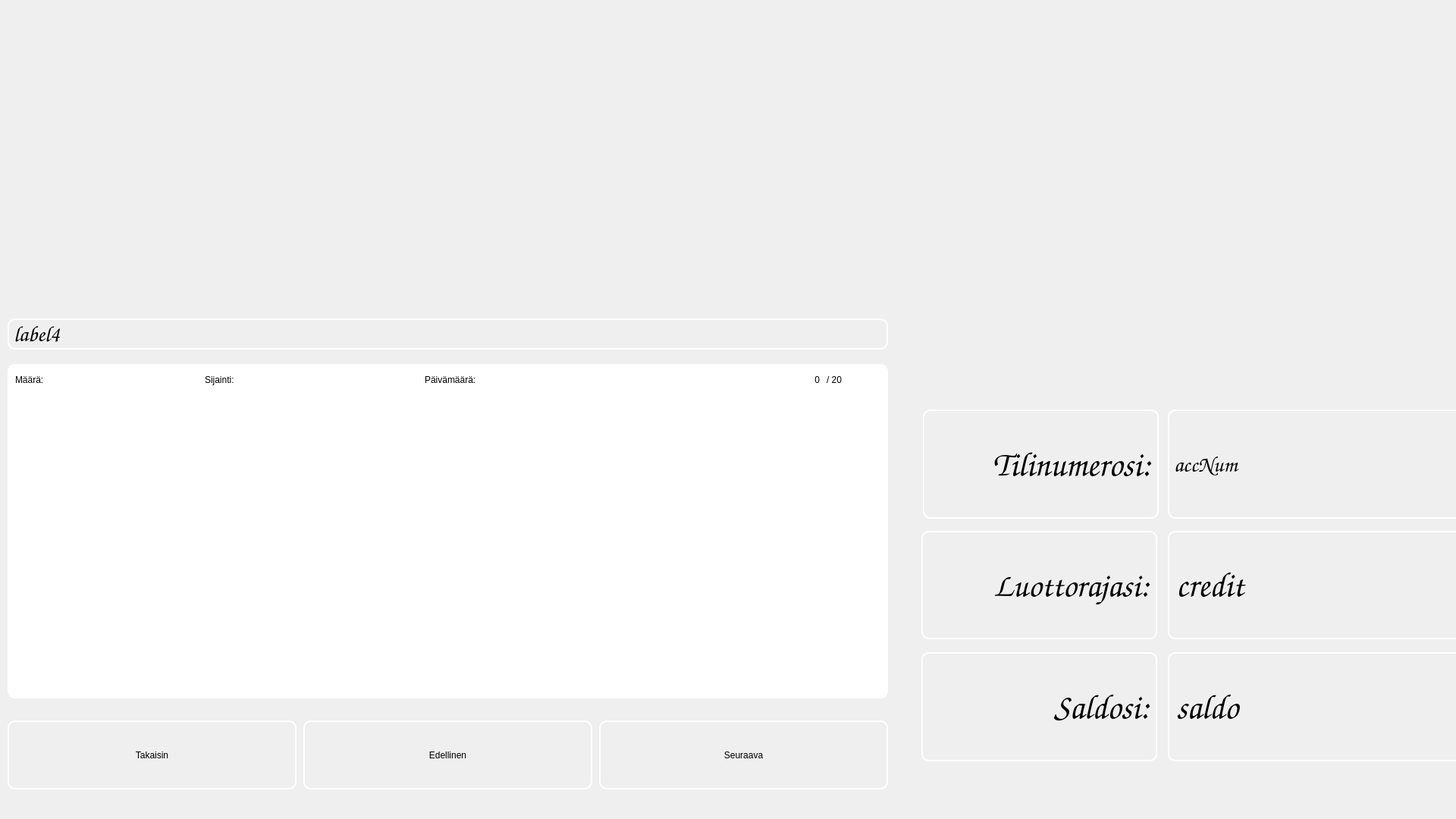
<?xml version="1.0" encoding="UTF-8"?>
<ui version="4.0">
 <class>transaction</class>
 <widget class="QDialog" name="transaction">
  <property name="windowModality">
   <enum>Qt::WindowModal</enum>
  </property>
  <property name="enabled">
   <bool>true</bool>
  </property>
  <property name="geometry">
   <rect>
    <x>0</x>
    <y>0</y>
    <width>1920</width>
    <height>1080</height>
   </rect>
  </property>
  <property name="sizePolicy">
   <sizepolicy hsizetype="Expanding" vsizetype="Expanding">
    <horstretch>0</horstretch>
    <verstretch>0</verstretch>
   </sizepolicy>
  </property>
  <property name="cursor">
   <cursorShape>ArrowCursor</cursorShape>
  </property>
  <property name="windowTitle">
   <string>Dialog</string>
  </property>
  <property name="styleSheet">
   <string notr="true"/>
  </property>
  <widget class="QPushButton" name="btn_prev">
   <property name="geometry">
    <rect>
     <x>400</x>
     <y>950</y>
     <width>381</width>
     <height>91</height>
    </rect>
   </property>
   <property name="styleSheet">
    <string notr="true">background-image: url(:/icons/flags/hemmobutt.png);
font: 900 34pt &quot;Comic Sans MS&quot;;
border-style: solid;
border-color: white;
border-width: 2px;
border-radius: 10px;</string>
   </property>
   <property name="text">
    <string>Edellinen</string>
   </property>
  </widget>
  <widget class="QPushButton" name="ButtonExit">
   <property name="geometry">
    <rect>
     <x>10</x>
     <y>950</y>
     <width>381</width>
     <height>91</height>
    </rect>
   </property>
   <property name="styleSheet">
    <string notr="true">background-image: url(:/icons/flags/hemmobutt.png);
font: 900 34pt &quot;Comic Sans MS&quot;;
border-style: solid;
border-color: white;
border-width: 2px;
border-radius: 10px;</string>
   </property>
   <property name="text">
    <string>Takaisin</string>
   </property>
  </widget>
  <widget class="QPushButton" name="btn_next">
   <property name="geometry">
    <rect>
     <x>790</x>
     <y>950</y>
     <width>381</width>
     <height>91</height>
    </rect>
   </property>
   <property name="styleSheet">
    <string notr="true">background-image: url(:/icons/flags/hemmobutt.png);
font: 900 34pt &quot;Comic Sans MS&quot;;
border-style: solid;
border-color: white;
border-width: 2px;
border-radius: 10px;</string>
   </property>
   <property name="text">
    <string>Seuraava</string>
   </property>
  </widget>
  <widget class="QStackedWidget" name="stackedWidget">
   <property name="geometry">
    <rect>
     <x>20</x>
     <y>480</y>
     <width>1141</width>
     <height>441</height>
    </rect>
   </property>
   <widget class="QWidget" name="page_7"/>
   <widget class="QWidget" name="page_8">
    <widget class="QTextEdit" name="TransactionsPrevious">
     <property name="geometry">
      <rect>
       <x>0</x>
       <y>0</y>
       <width>501</width>
       <height>241</height>
      </rect>
     </property>
    </widget>
   </widget>
  </widget>
  <widget class="QLabel" name="label_username">
   <property name="geometry">
    <rect>
     <x>10</x>
     <y>420</y>
     <width>1161</width>
     <height>41</height>
    </rect>
   </property>
   <property name="font">
    <font>
     <family>Comic Sans MS</family>
     <pointsize>22</pointsize>
     <italic>false</italic>
     <bold>true</bold>
    </font>
   </property>
   <property name="styleSheet">
    <string notr="true">background-image: url(:/icons/flags/hemmobutt.png);
font: 900 22pt &quot;Comic Sans MS&quot;;
border-style: solid;
border-color: white;
border-width: 2px;
border-radius: 10px;</string>
   </property>
   <property name="text">
    <string>label4</string>
   </property>
   <property name="textInteractionFlags">
    <set>Qt::NoTextInteraction</set>
   </property>
  </widget>
  <widget class="QTextEdit" name="Transactions">
   <property name="geometry">
    <rect>
     <x>10</x>
     <y>480</y>
     <width>1161</width>
     <height>441</height>
    </rect>
   </property>
   <property name="styleSheet">
    <string notr="true">background-image: url(:/icons/flags/hemmobutt.png);
font: 900 18pt &quot;Comic Sans MS&quot;;
border-style: solid;
border-color: white;
border-width: 2px;
border-radius: 10px;</string>
   </property>
  </widget>
  <widget class="QLabel" name="backroundPic">
   <property name="geometry">
    <rect>
     <x>0</x>
     <y>0</y>
     <width>1920</width>
     <height>1080</height>
    </rect>
   </property>
   <property name="text">
    <string/>
   </property>
   <property name="pixmap">
    <pixmap resource="resourcefile.qrc">:/icons/flags/hemmotransactions.png</pixmap>
   </property>
   <property name="scaledContents">
    <bool>true</bool>
   </property>
   <property name="textInteractionFlags">
    <set>Qt::NoTextInteraction</set>
   </property>
  </widget>
  <widget class="QLabel" name="label_3">
   <property name="geometry">
    <rect>
     <x>1217</x>
     <y>540</y>
     <width>311</width>
     <height>144</height>
    </rect>
   </property>
   <property name="font">
    <font>
     <family>Comic Sans MS</family>
     <pointsize>34</pointsize>
     <italic>false</italic>
     <bold>true</bold>
    </font>
   </property>
   <property name="styleSheet">
    <string notr="true">background-image: url(:/icons/flags/hemmobutt.png);
font: 900 34pt &quot;Comic Sans MS&quot;;
border-style: solid;
border-color: white;
border-width: 2px;
border-radius: 10px;</string>
   </property>
   <property name="text">
    <string>Tilinumerosi:</string>
   </property>
   <property name="alignment">
    <set>Qt::AlignRight|Qt::AlignTrailing|Qt::AlignVCenter</set>
   </property>
   <property name="textInteractionFlags">
    <set>Qt::NoTextInteraction</set>
   </property>
  </widget>
  <widget class="QLabel" name="label_accountnumber">
   <property name="geometry">
    <rect>
     <x>1540</x>
     <y>540</y>
     <width>391</width>
     <height>144</height>
    </rect>
   </property>
   <property name="font">
    <font>
     <family>Comic Sans MS</family>
     <pointsize>22</pointsize>
     <italic>false</italic>
     <bold>true</bold>
    </font>
   </property>
   <property name="styleSheet">
    <string notr="true">background-image: url(:/icons/flags/hemmobutt.png);
font: 900 22pt &quot;Comic Sans MS&quot;;
border-style: solid;
border-color: white;
border-width: 2px;
border-radius: 10px;</string>
   </property>
   <property name="text">
    <string>accNum</string>
   </property>
   <property name="textInteractionFlags">
    <set>Qt::NoTextInteraction</set>
   </property>
  </widget>
  <widget class="QLabel" name="label_2">
   <property name="geometry">
    <rect>
     <x>1215</x>
     <y>700</y>
     <width>311</width>
     <height>143</height>
    </rect>
   </property>
   <property name="font">
    <font>
     <family>Comic Sans MS</family>
     <pointsize>33</pointsize>
     <italic>false</italic>
     <bold>true</bold>
    </font>
   </property>
   <property name="styleSheet">
    <string notr="true">background-image: url(:/icons/flags/hemmobutt.png);
font: 900 33pt &quot;Comic Sans MS&quot;;
border-style: solid;
border-color: white;
border-width: 2px;
border-radius: 10px;</string>
   </property>
   <property name="text">
    <string>Luottorajasi:</string>
   </property>
   <property name="alignment">
    <set>Qt::AlignRight|Qt::AlignTrailing|Qt::AlignVCenter</set>
   </property>
   <property name="textInteractionFlags">
    <set>Qt::NoTextInteraction</set>
   </property>
  </widget>
  <widget class="QLabel" name="label_credit">
   <property name="geometry">
    <rect>
     <x>1540</x>
     <y>700</y>
     <width>391</width>
     <height>143</height>
    </rect>
   </property>
   <property name="font">
    <font>
     <family>Comic Sans MS</family>
     <pointsize>34</pointsize>
     <italic>false</italic>
     <bold>true</bold>
    </font>
   </property>
   <property name="styleSheet">
    <string notr="true">background-image: url(:/icons/flags/hemmobutt.png);
font: 900 34pt &quot;Comic Sans MS&quot;;
border-style: solid;
border-color: white;
border-width: 2px;
border-radius: 10px;</string>
   </property>
   <property name="text">
    <string>credit</string>
   </property>
   <property name="textInteractionFlags">
    <set>Qt::NoTextInteraction</set>
   </property>
  </widget>
  <widget class="QLabel" name="label">
   <property name="geometry">
    <rect>
     <x>1215</x>
     <y>860</y>
     <width>311</width>
     <height>144</height>
    </rect>
   </property>
   <property name="font">
    <font>
     <family>Comic Sans MS</family>
     <pointsize>34</pointsize>
     <italic>false</italic>
     <bold>true</bold>
    </font>
   </property>
   <property name="styleSheet">
    <string notr="true">background-image: url(:/icons/flags/hemmobutt.png);
font: 900 34pt &quot;Comic Sans MS&quot;;
border-style: solid;
border-color: white;
border-width: 2px;
border-radius: 10px;</string>
   </property>
   <property name="text">
    <string>Saldosi:</string>
   </property>
   <property name="alignment">
    <set>Qt::AlignRight|Qt::AlignTrailing|Qt::AlignVCenter</set>
   </property>
   <property name="textInteractionFlags">
    <set>Qt::NoTextInteraction</set>
   </property>
  </widget>
  <widget class="QLabel" name="label_saldo">
   <property name="geometry">
    <rect>
     <x>1540</x>
     <y>860</y>
     <width>391</width>
     <height>144</height>
    </rect>
   </property>
   <property name="font">
    <font>
     <family>Comic Sans MS</family>
     <pointsize>34</pointsize>
     <italic>false</italic>
     <bold>true</bold>
    </font>
   </property>
   <property name="styleSheet">
    <string notr="true">background-image: url(:/icons/flags/hemmobutt.png);
font: 900 34pt &quot;Comic Sans MS&quot;;
border-style: solid;
border-color: white;
border-width: 2px;
border-radius: 10px;</string>
   </property>
   <property name="text">
    <string>saldo</string>
   </property>
   <property name="textInteractionFlags">
    <set>Qt::NoTextInteraction</set>
   </property>
  </widget>
  <widget class="QLabel" name="label_4">
   <property name="geometry">
    <rect>
     <x>20</x>
     <y>480</y>
     <width>161</width>
     <height>41</height>
    </rect>
   </property>
   <property name="styleSheet">
    <string notr="true">font: 900 24pt &quot;Comic Sans MS&quot;;
</string>
   </property>
   <property name="text">
    <string>Määrä:</string>
   </property>
   <property name="textInteractionFlags">
    <set>Qt::NoTextInteraction</set>
   </property>
  </widget>
  <widget class="QLabel" name="label_5">
   <property name="geometry">
    <rect>
     <x>270</x>
     <y>480</y>
     <width>161</width>
     <height>41</height>
    </rect>
   </property>
   <property name="styleSheet">
    <string notr="true">font: 900 24pt &quot;Comic Sans MS&quot;;
</string>
   </property>
   <property name="text">
    <string>Sijainti:</string>
   </property>
   <property name="textInteractionFlags">
    <set>Qt::NoTextInteraction</set>
   </property>
  </widget>
  <widget class="QLabel" name="label_6">
   <property name="geometry">
    <rect>
     <x>560</x>
     <y>480</y>
     <width>211</width>
     <height>41</height>
    </rect>
   </property>
   <property name="styleSheet">
    <string notr="true">font: 900 24pt &quot;Comic Sans MS&quot;;
</string>
   </property>
   <property name="text">
    <string>Päivämäärä:</string>
   </property>
   <property name="textInteractionFlags">
    <set>Qt::NoTextInteraction</set>
   </property>
  </widget>
  <widget class="QTextEdit" name="txtEdit_balanceChange">
   <property name="geometry">
    <rect>
     <x>20</x>
     <y>530</y>
     <width>241</width>
     <height>391</height>
    </rect>
   </property>
   <property name="styleSheet">
    <string notr="true">background-image: url(:/icons/flags/hemmobutt.png);
font: 900 34pt &quot;Comic Sans MS&quot;;

border-color: white;
border-width: 2px;
border-radius: 10px;
</string>
   </property>
   <property name="readOnly">
    <bool>true</bool>
   </property>
  </widget>
  <widget class="QTextEdit" name="txtEdit_location">
   <property name="geometry">
    <rect>
     <x>270</x>
     <y>530</y>
     <width>281</width>
     <height>391</height>
    </rect>
   </property>
   <property name="styleSheet">
    <string notr="true">background-image: url(:/icons/flags/hemmobutt.png);
font: 900 34pt &quot;Comic Sans MS&quot;;

border-color: white;
border-width: 2px;
border-radius: 10px;
</string>
   </property>
   <property name="readOnly">
    <bool>true</bool>
   </property>
  </widget>
  <widget class="QTextEdit" name="txtEdit_date">
   <property name="geometry">
    <rect>
     <x>560</x>
     <y>530</y>
     <width>591</width>
     <height>391</height>
    </rect>
   </property>
   <property name="styleSheet">
    <string notr="true">background-image: url(:/icons/flags/hemmobutt.png);
font: 900 34pt &quot;Comic Sans MS&quot;;

border-color: white;
border-width: 2px;
border-radius: 10px;
</string>
   </property>
   <property name="readOnly">
    <bool>true</bool>
   </property>
   <property name="html">
    <string>&lt;!DOCTYPE HTML PUBLIC &quot;-//W3C//DTD HTML 4.0//EN&quot; &quot;http://www.w3.org/TR/REC-html40/strict.dtd&quot;&gt;
&lt;html&gt;&lt;head&gt;&lt;meta name=&quot;qrichtext&quot; content=&quot;1&quot; /&gt;&lt;meta charset=&quot;utf-8&quot; /&gt;&lt;style type=&quot;text/css&quot;&gt;
p, li { white-space: pre-wrap; }
hr { height: 1px; border-width: 0; }
li.unchecked::marker { content: &quot;\2610&quot;; }
li.checked::marker { content: &quot;\2612&quot;; }
&lt;/style&gt;&lt;/head&gt;&lt;body style=&quot; font-family:'Comic Sans MS'; font-size:34pt; font-weight:900; font-style:normal;&quot;&gt;
&lt;p style=&quot;-qt-paragraph-type:empty; margin-top:0px; margin-bottom:0px; margin-left:0px; margin-right:0px; -qt-block-indent:0; text-indent:0px; font-family:'Segoe UI'; font-size:9pt; font-weight:400;&quot;&gt;&lt;br /&gt;&lt;/p&gt;&lt;/body&gt;&lt;/html&gt;</string>
   </property>
  </widget>
  <widget class="QLabel" name="label_pageNUM">
   <property name="geometry">
    <rect>
     <x>1040</x>
     <y>480</y>
     <width>41</width>
     <height>41</height>
    </rect>
   </property>
   <property name="styleSheet">
    <string notr="true">font: 900 24pt &quot;Comic Sans MS&quot;;
</string>
   </property>
   <property name="text">
    <string>0</string>
   </property>
   <property name="alignment">
    <set>Qt::AlignRight|Qt::AlignTrailing|Qt::AlignVCenter</set>
   </property>
  </widget>
  <widget class="QLabel" name="label_8">
   <property name="geometry">
    <rect>
     <x>1090</x>
     <y>480</y>
     <width>81</width>
     <height>41</height>
    </rect>
   </property>
   <property name="styleSheet">
    <string notr="true">font: 900 24pt &quot;Comic Sans MS&quot;;
</string>
   </property>
   <property name="text">
    <string>/ 20</string>
   </property>
  </widget>
  <zorder>backroundPic</zorder>
  <zorder>btn_prev</zorder>
  <zorder>ButtonExit</zorder>
  <zorder>btn_next</zorder>
  <zorder>stackedWidget</zorder>
  <zorder>label_username</zorder>
  <zorder>Transactions</zorder>
  <zorder>label_3</zorder>
  <zorder>label_accountnumber</zorder>
  <zorder>label_2</zorder>
  <zorder>label_credit</zorder>
  <zorder>label</zorder>
  <zorder>label_saldo</zorder>
  <zorder>label_4</zorder>
  <zorder>label_5</zorder>
  <zorder>label_6</zorder>
  <zorder>txtEdit_balanceChange</zorder>
  <zorder>txtEdit_location</zorder>
  <zorder>txtEdit_date</zorder>
  <zorder>label_pageNUM</zorder>
  <zorder>label_8</zorder>
 </widget>
 <layoutdefault spacing="6" margin="9"/>
 <resources>
  <include location="resourcefile.qrc"/>
 </resources>
 <connections/>
 <designerdata>
  <property name="gridDeltaX">
   <number>10</number>
  </property>
  <property name="gridDeltaY">
   <number>10</number>
  </property>
  <property name="gridSnapX">
   <bool>true</bool>
  </property>
  <property name="gridSnapY">
   <bool>true</bool>
  </property>
  <property name="gridVisible">
   <bool>true</bool>
  </property>
 </designerdata>
</ui>
